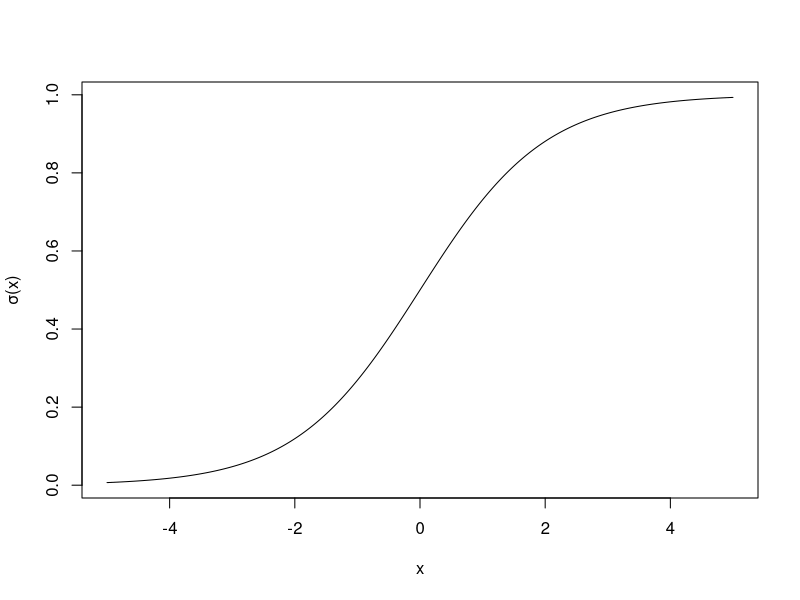
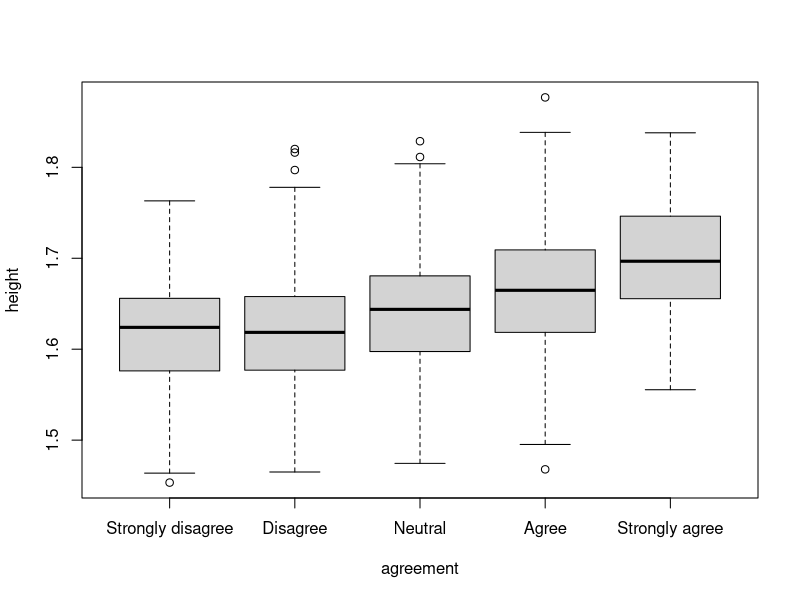
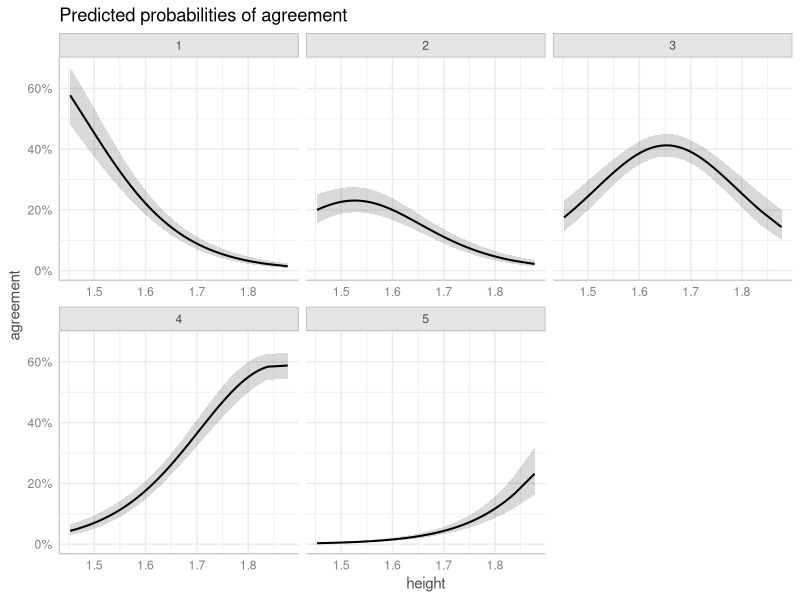
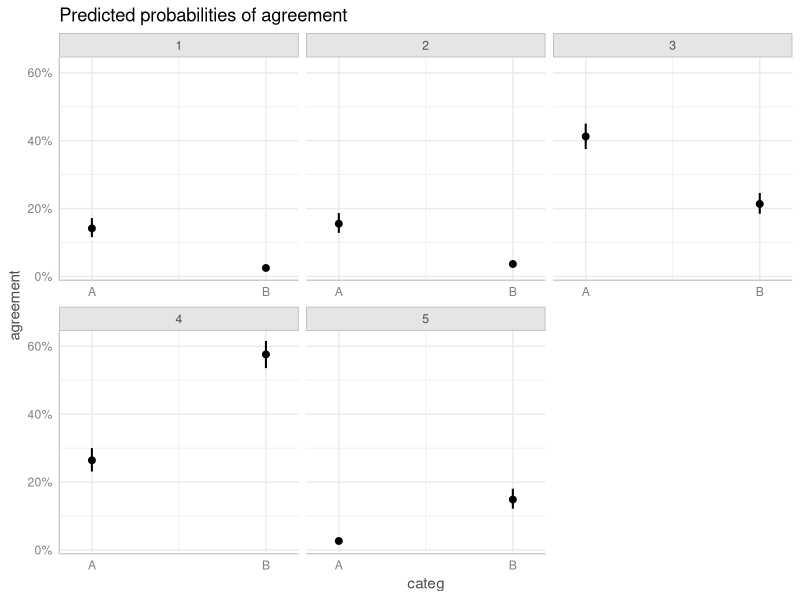
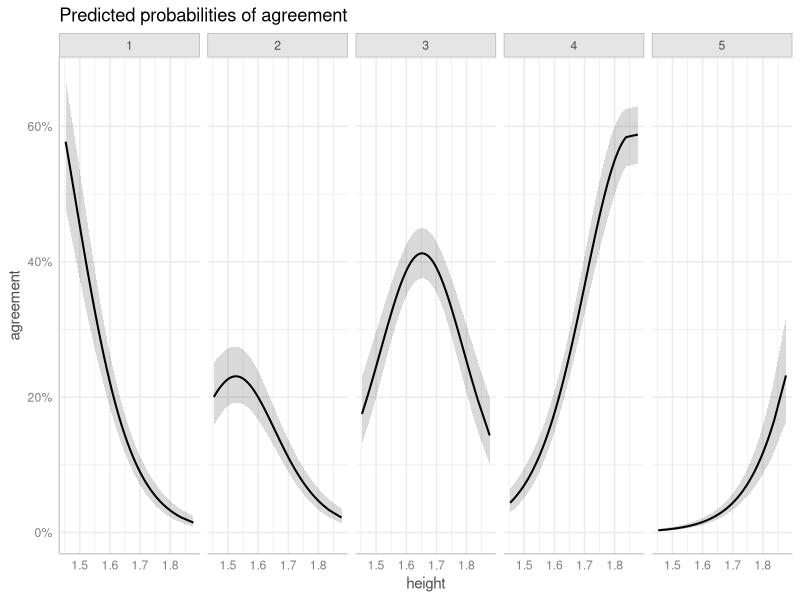
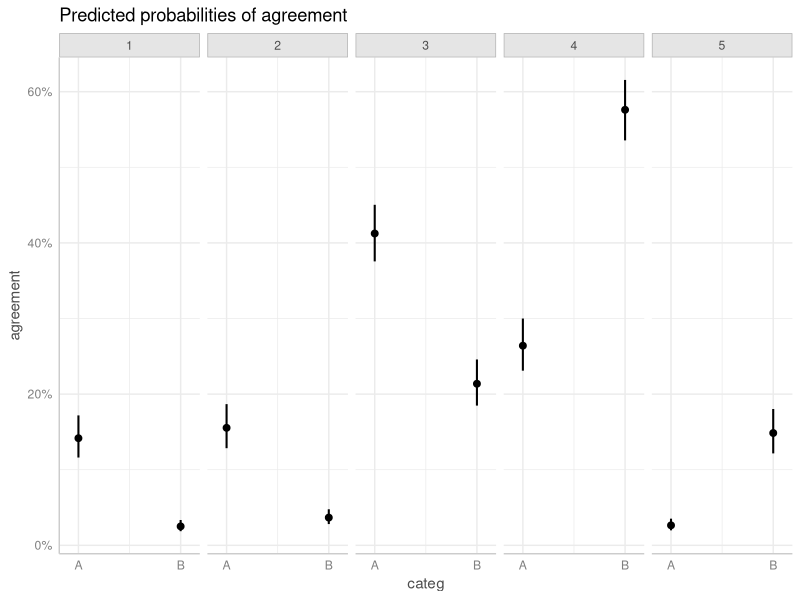
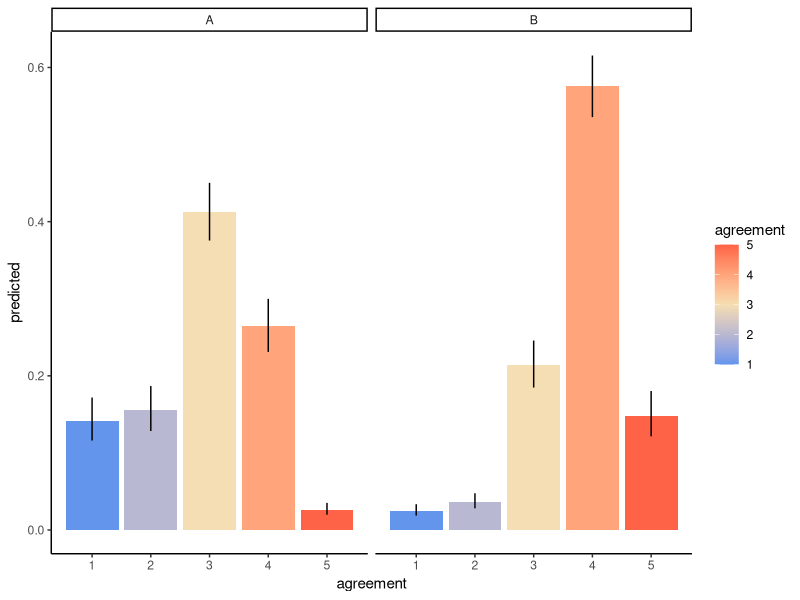
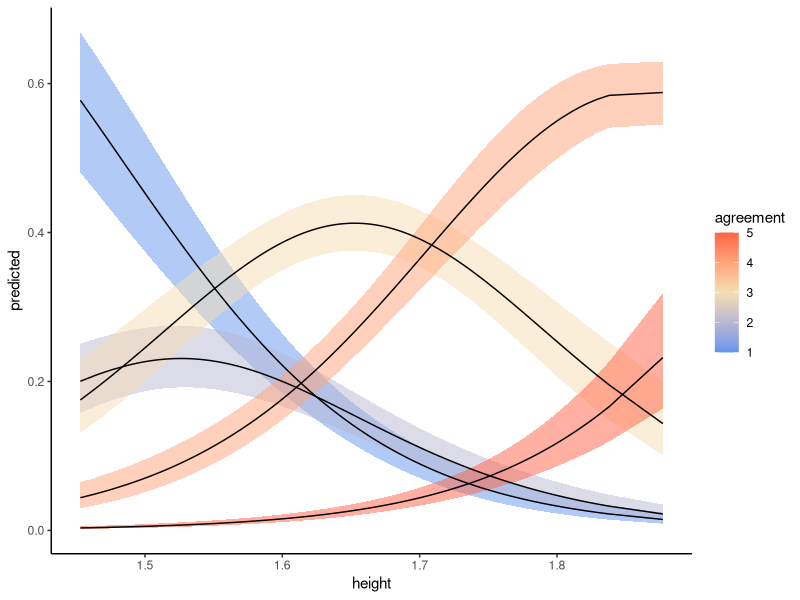

These figures' R source, in order:
## ---- chunk 1
x <- seq(-5, 5, l = 1000)
plot(plogis(x) ~ x, ylab = 'σ(x)', type = 'l')
## ---- chunk 2
set.seed(123) # So that we all have the same random data
ndata <- 1000
cont <- 1.65 + rnorm(ndata, sd = 0.07)
categ_effs <- c('A' = 0.5, 'B' = 0.6)
categ <- sample(names(categ_effs), ndata, replace = T)
latent_var <- 0.5*cont + categ_effs[categ] + rnorm(100, sd = 0.1)
data <- data.frame(
  height = cont,
  categ = as.factor(categ),
  agreement = cut(latent_var,
                  breaks = c(-Inf, quantile(latent_var,
                                            probs = c(0.1, 0.2, 0.5, 0.9)),
                             Inf),
                  labels = c('Strongly disagree',
                             'Disagree',
                             'Neutral',
                             'Agree',
                             'Strongly agree'))
)
head(data)
## ---- chunk 3
boxplot(height ~ agreement, data = data)
## ---- chunk 4
# # Convert agreement to numeric for plotting
# agreement_numeric <- as.numeric(data$agreement)
# 
# # Fit linear model
# lm_model <- lm(agreement_numeric ~ height, data = data)
# 
# # Plot regression line on raw ordinal data
# plot(height, agreement_numeric, 
#      xlab = "Height", ylab = "Agreement (Numeric)",
#      main = "Linear Model Fit with Ordinal Data",
#      pch = 16, col = "blue")+
# # Add linear regression line
# abline(lm_model, col = "red")

## ---- chunk 5
library(ordinal)
mod <- clm(agreement ~ height + categ, data = data)
# mod <- clm(agreement ~ height, data = data, threshold = 'equidistant') # I added this threshold specification here since it might be useful to mention the difference between ordinal scales that assume equal distance between ratings and those that are considered 'symmetrically spaced'. I saw above you considered this to be equidistant so I added it here (not that it is necessary but maybe to point out the difference)

anova(mod)
## ---- chunk 6
print(coef(mod))
## ---- chunk 7
library(ggplot2)
library(ggeffects)
## ---- chunk 8
preds_con <- ggpredict(mod, terms = c("height [all]"))
plot(preds_con)
## ---- chunk 9
# Generate predicted probabilities
preds_cat <- ggpredict(mod, terms = c("categ"))
plot(preds_cat)
## ---- chunk 10
plot(preds_con) + facet_wrap(~response.level, nrow = 1)
plot(preds_cat) + facet_wrap(~response.level, nrow = 1)
## ---- chunk 11
preds <- ggpredict(mod, terms = c("categ"))
df <- as.data.frame(preds,
                    terms_to_colnames = T) # This is important to include! Otherwise the column names won't correspond to your variable names
head(df)
## ---- chunk 12
ggplot(df, aes(y = predicted, x = agreement, fill = agreement)) +
  geom_col(position = position_dodge()) +
  geom_errorbar(aes(ymin = conf.low, ymax = conf.high),
                width = 0) +
  facet_wrap(~categ, nrow = 1) +
  scale_fill_gradientn(colours = c('cornflowerblue', 'wheat', 'tomato')) +
  theme_classic()
## ---- chunk 13
preds <- ggpredict(mod, terms = c("height [all]"))
df <- as.data.frame(preds,
                    terms_to_colnames = T) # This is important to include!
ggplot(df, aes(x = height, y = predicted, group = agreement)) +
  geom_ribbon(aes(ymin = conf.low, ymax = conf.high, fill = agreement),
              alpha = 0.5) +
  geom_line() +
  scale_fill_gradientn(colours = c('cornflowerblue', 'wheat', 'tomato')) +
  theme_classic()
## ---- chunk 14
set.seed(123)
n_ptpts <- 20
n_obs_per <- 5
ptpt_dfs <- list()
for (ptpt_n in seq_len(n_ptpts)) {
  ptpt_intercept <- rnorm(1)
  cont <- rnorm(n_obs_per)
  ptpt_dfs[[ptpt_n]] <- data.frame(
    ptpt = ptpt_n,
    cont = cont,
    latent_var = cont + ptpt_intercept + rnorm(n_obs_per, 2)
  ) 
} 
data <- do.call(rbind, ptpt_dfs)
data$agreement = cut(data$latent_var,
                     breaks = c(-Inf, quantile(data$latent_var,
                                               probs = c(0.1, 0.2, 0.4, 0.8)),
                                Inf),
                     labels = c('Strongly disagree',
                                'Disagree',
                                'Neutral',
                                'Agree',
                                'Strongly agree'))
head(data)
## ---- chunk 15
mod <- clmm(agreement ~ cont + (1|ptpt), data = data)
summary(mod)
